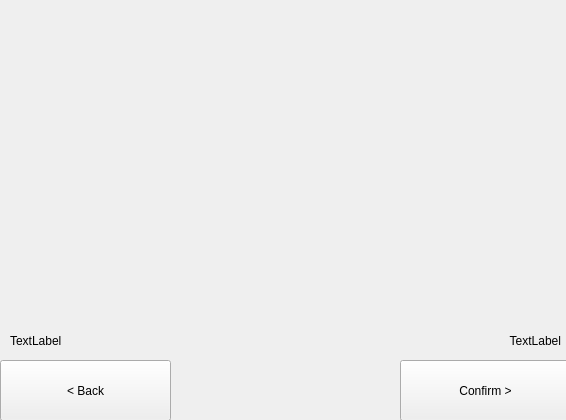
<?xml version="1.0" encoding="UTF-8"?>
<ui version="4.0">
 <class>PeriodicTransfer</class>
 <widget class="QWidget" name="PeriodicTransfer">
  <property name="geometry">
   <rect>
    <x>0</x>
    <y>0</y>
    <width>566</width>
    <height>420</height>
   </rect>
  </property>
  <property name="windowTitle">
   <string>Form</string>
  </property>
  <widget class="QWidget" name="verticalLayoutWidget">
   <property name="geometry">
    <rect>
     <x>0</x>
     <y>10</y>
     <width>531</width>
     <height>51</height>
    </rect>
   </property>
   <layout class="QVBoxLayout" name="stepsLayout">
    <item>
     <widget class="QLabel" name="stepDescrLabel">
      <property name="text">
       <string>&lt;Step and description&gt;</string>
      </property>
     </widget>
    </item>
   </layout>
  </widget>
  <widget class="QWidget" name="verticalLayoutWidget_2">
   <property name="geometry">
    <rect>
     <x>0</x>
     <y>60</y>
     <width>571</width>
     <height>261</height>
    </rect>
   </property>
   <layout class="QVBoxLayout" name="mainLayout"/>
  </widget>
  <widget class="QPushButton" name="backButton">
   <property name="geometry">
    <rect>
     <x>0</x>
     <y>360</y>
     <width>171</width>
     <height>61</height>
    </rect>
   </property>
   <property name="text">
    <string>&lt; Back</string>
   </property>
  </widget>
  <widget class="QPushButton" name="confirmButton">
   <property name="geometry">
    <rect>
     <x>400</x>
     <y>360</y>
     <width>171</width>
     <height>61</height>
    </rect>
   </property>
   <property name="text">
    <string>Confirm &gt;</string>
   </property>
  </widget>
  <widget class="QWidget" name="verticalLayoutWidget_3">
   <property name="geometry">
    <rect>
     <x>370</x>
     <y>320</y>
     <width>191</width>
     <height>41</height>
    </rect>
   </property>
   <layout class="QVBoxLayout" name="confirmMsgLayout">
    <item>
     <widget class="QLabel" name="confLabel">
      <property name="text">
       <string>TextLabel</string>
      </property>
      <property name="alignment">
       <set>Qt::AlignRight|Qt::AlignTrailing|Qt::AlignVCenter</set>
      </property>
     </widget>
    </item>
   </layout>
  </widget>
  <widget class="QWidget" name="verticalLayoutWidget_4">
   <property name="geometry">
    <rect>
     <x>10</x>
     <y>320</y>
     <width>181</width>
     <height>41</height>
    </rect>
   </property>
   <layout class="QVBoxLayout" name="backMsgLayout">
    <item>
     <widget class="QLabel" name="backLabel">
      <property name="text">
       <string>TextLabel</string>
      </property>
     </widget>
    </item>
   </layout>
  </widget>
 </widget>
 <resources/>
 <connections/>
</ui>
